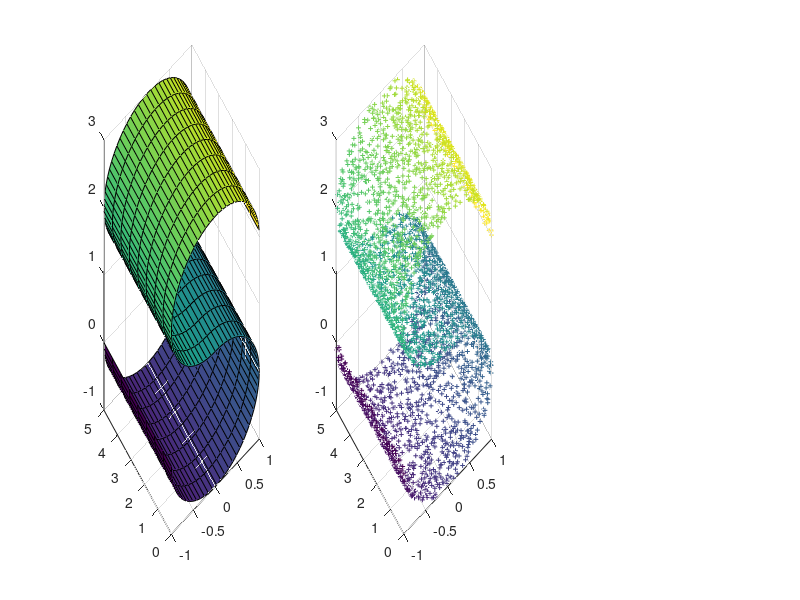

The MATLAB source for this figure: (Note: this script raises an error after producing the figure.)
function [X, Y] = s_curve(N)

    if ~exist('N', 'var')
        disp("USING DEFAULT N = 4000");
        N = 4000;
    end

    % REAL MANIFOLD
    theta1 = (3 * pi/2) * [0:0.02:0.99];
    theta2 = (3 * pi/2) * [1:0.02:1.99];
    theta = [theta1 theta2];
    height = [0:0.125:1] * 5;
    
    x = (-cos(theta))' * ones(size(height));
    y = ones(size(theta))' * height;
    z = [(-sin(theta1))' * ones(size(height/2)); (2 + sin(theta2))' * ones(size(height/2))];
    
    color = theta' * ones(size(height));

    subplot(1, 3, 1);
    surf(x, y, z, color);
    
    % SAMPLED MANIFOLD
    theta1 = (3 * pi/2) * rand(1, N/2);
    theta2 = (3 * pi/2) * (1 + rand(1, N/2));
    theta = [theta1 theta2];
    height = 5 * rand(1, N);
    
    x = -cos(theta);
    y = height;
    z = [(-sin(theta1)) (2 + sin(theta2))];
    
    % STORING THE SAMPLED MANIFOLD TO OUTPUT
    X = [x; y; z];
    
    subplot(1, 3, 2); 
    scatter3(x, y, z, 12, theta, '+');
    
    
    Y = lle(X);

    % SCATTERPLOT OF EMBEDDING
    subplot(1, 3, 3); cla;
    scatter(Y(1,:), Y(2,:), 12, theta,'+');

end

